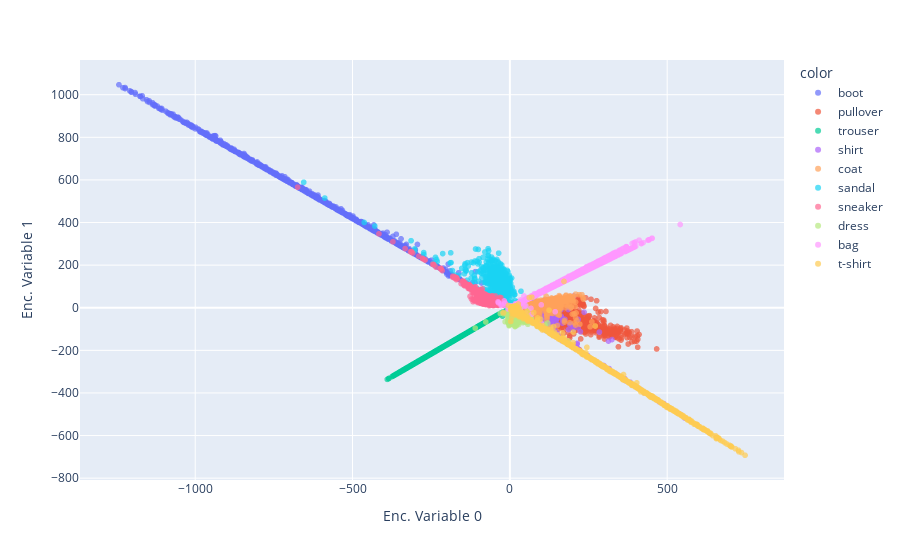

Notebook cell for this chart:
### Code cell
fig2 = plot_encoded_samples()
fig2.write_image(f"images/encoded2_samples_after.eps")

### Figure 1 — Plotly figure (JSON) as saved in the notebook; plotly's stock layout.template omitted (floating-point values rounded to 4 significant figures; data arrays with more than 128 entries replaced by an {"elided": "..."} marker saying what was removed)
{"data": [{"hovertemplate": "color=boot<br>Enc. Variable 0=%{x}<br>Enc. Variable 1=%{y}<extra></extra>", "legendgroup": "boot", "marker": {"color": "#636efa", "opacity": 0.7, "symbol": "circle"}, "mode": "markers", "name": "boot", "showlegend": true, "type": "scattergl", "x": {"elided": "1000 float values"}, "xaxis": "x", "y": {"elided": "1000 float values"}, "yaxis": "y"}, {"hovertemplate": "color=pullover<br>Enc. Variable 0=%{x}<br>Enc. Variable 1=%{y}<extra></extra>", "legendgroup": "pullover", "marker": {"color": "#EF553B", "opacity": 0.7, "symbol": "circle"}, "mode": "markers", "name": "pullover", "showlegend": true, "type": "scattergl", "x": {"elided": "1000 float values"}, "xaxis": "x", "y": {"elided": "1000 float values"}, "yaxis": "y"}, {"hovertemplate": "color=trouser<br>Enc. Variable 0=%{x}<br>Enc. Variable 1=%{y}<extra></extra>", "legendgroup": "trouser", "marker": {"color": "#00cc96", "opacity": 0.7, "symbol": "circle"}, "mode": "markers", "name": "trouser", "showlegend": true, "type": "scattergl", "x": {"elided": "1000 float values"}, "xaxis": "x", "y": {"elided": "1000 float values"}, "yaxis": "y"}, {"hovertemplate": "color=shirt<br>Enc. Variable 0=%{x}<br>Enc. Variable 1=%{y}<extra></extra>", "legendgroup": "shirt", "marker": {"color": "#ab63fa", "opacity": 0.7, "symbol": "circle"}, "mode": "markers", "name": "shirt", "showlegend": true, "type": "scattergl", "x": {"elided": "1000 float values"}, "xaxis": "x", "y": {"elided": "1000 float values"}, "yaxis": "y"}, {"hovertemplate": "color=coat<br>Enc. Variable 0=%{x}<br>Enc. Variable 1=%{y}<extra></extra>", "legendgroup": "coat", "marker": {"color": "#FFA15A", "opacity": 0.7, "symbol": "circle"}, "mode": "markers", "name": "coat", "showlegend": true, "type": "scattergl", "x": {"elided": "1000 float values"}, "xaxis": "x", "y": {"elided": "1000 float values"}, "yaxis": "y"}, {"hovertemplate": "color=sandal<br>Enc. Variable 0=%{x}<br>Enc. Variable 1=%{y}<extra></extra>", "legendgroup": "sandal", "marker": {"color": "#19d3f3", "opacity": 0.7, "symbol": "circle"}, "mode": "markers", "name": "sandal", "showlegend": true, "type": "scattergl", "x": {"elided": "1000 float values"}, "xaxis": "x", "y": {"elided": "1000 float values"}, "yaxis": "y"}, {"hovertemplate": "color=sneaker<br>Enc. Variable 0=%{x}<br>Enc. Variable 1=%{y}<extra></extra>", "legendgroup": "sneaker", "marker": {"color": "#FF6692", "opacity": 0.7, "symbol": "circle"}, "mode": "markers", "name": "sneaker", "showlegend": true, "type": "scattergl", "x": {"elided": "1000 float values"}, "xaxis": "x", "y": {"elided": "1000 float values"}, "yaxis": "y"}, {"hovertemplate": "color=dress<br>Enc. Variable 0=%{x}<br>Enc. Variable 1=%{y}<extra></extra>", "legendgroup": "dress", "marker": {"color": "#B6E880", "opacity": 0.7, "symbol": "circle"}, "mode": "markers", "name": "dress", "showlegend": true, "type": "scattergl", "x": {"elided": "1000 float values"}, "xaxis": "x", "y": {"elided": "1000 float values"}, "yaxis": "y"}, {"hovertemplate": "color=bag<br>Enc. Variable 0=%{x}<br>Enc. Variable 1=%{y}<extra></extra>", "legendgroup": "bag", "marker": {"color": "#FF97FF", "opacity": 0.7, "symbol": "circle"}, "mode": "markers", "name": "bag", "showlegend": true, "type": "scattergl", "x": {"elided": "1000 float values"}, "xaxis": "x", "y": {"elided": "1000 float values"}, "yaxis": "y"}, {"hovertemplate": "color=t-shirt<br>Enc. Variable 0=%{x}<br>Enc. Variable 1=%{y}<extra></extra>", "legendgroup": "t-shirt", "marker": {"color": "#FECB52", "opacity": 0.7, "symbol": "circle"}, "mode": "markers", "name": "t-shirt", "showlegend": true, "type": "scattergl", "x": {"elided": "1000 float values"}, "xaxis": "x", "y": {"elided": "1000 float values"}, "yaxis": "y"}], "layout": {"legend": {"title": {"text": "color"}, "tracegroupgap": 0}, "margin": {"t": 60}, "xaxis": {"anchor": "y", "domain": [0, 1], "title": {"text": "Enc. Variable 0"}}, "yaxis": {"anchor": "x", "domain": [0, 1], "title": {"text": "Enc. Variable 1"}}}}
